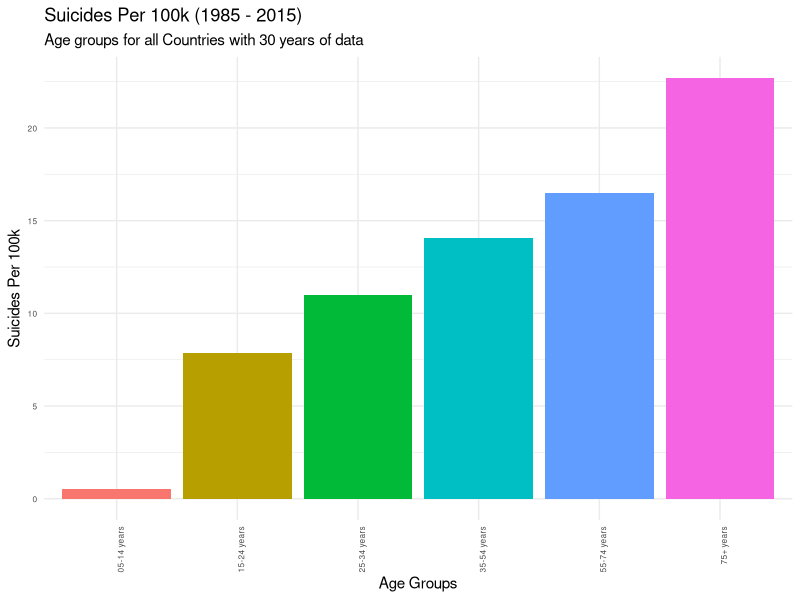
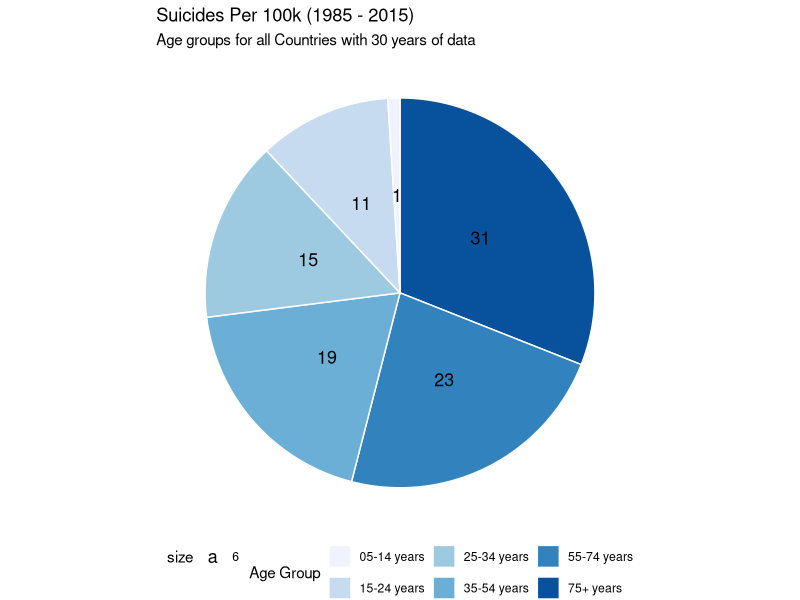
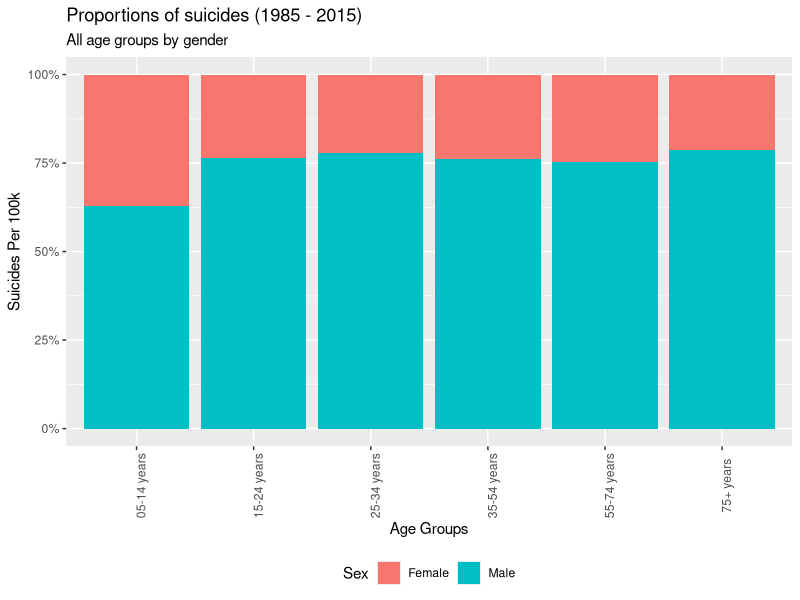
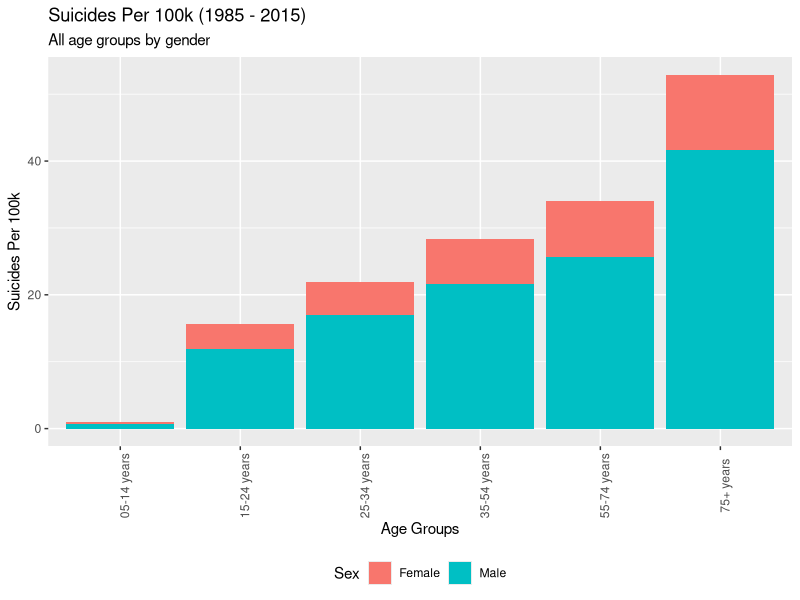
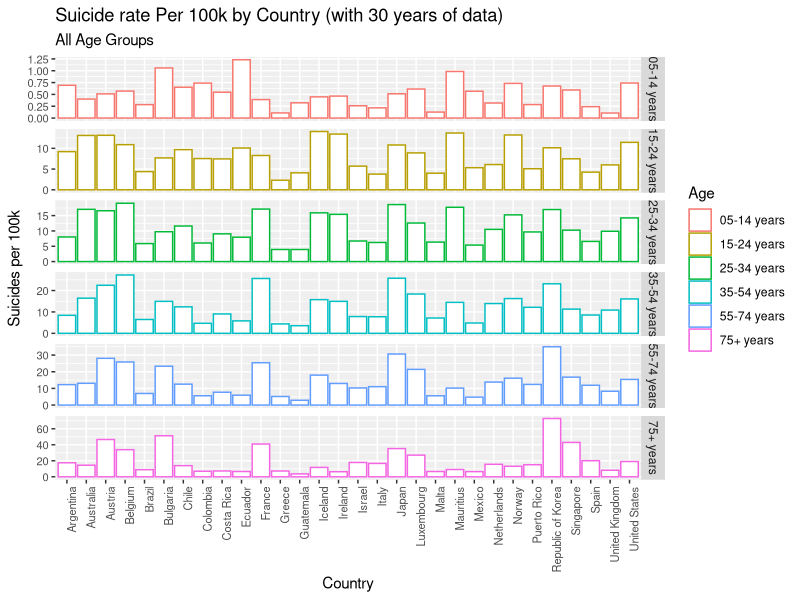
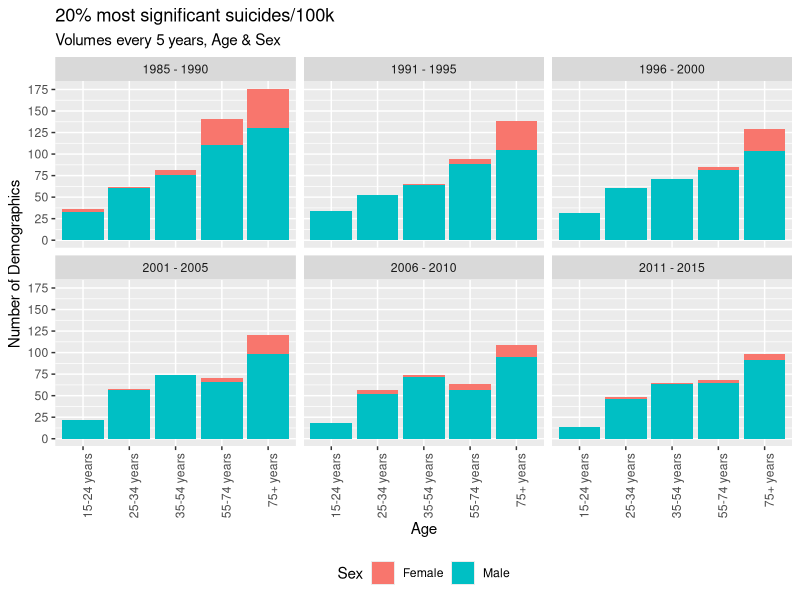
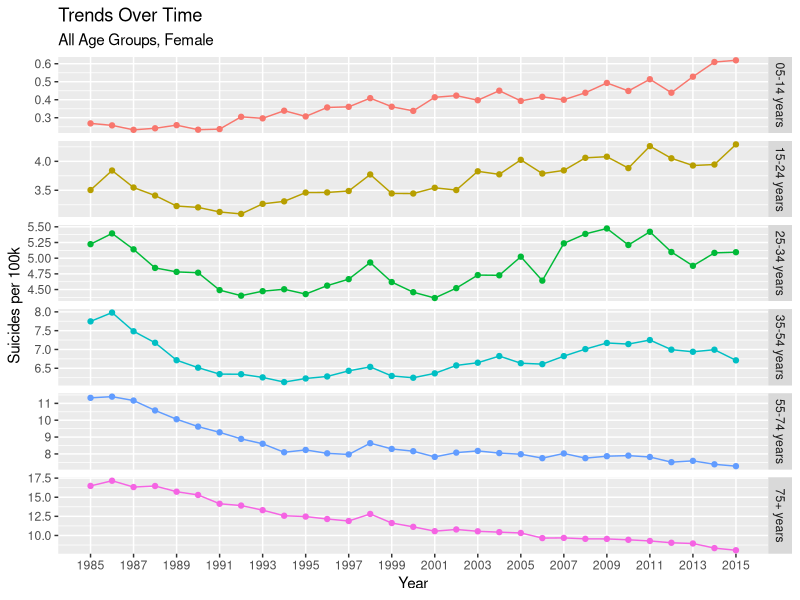
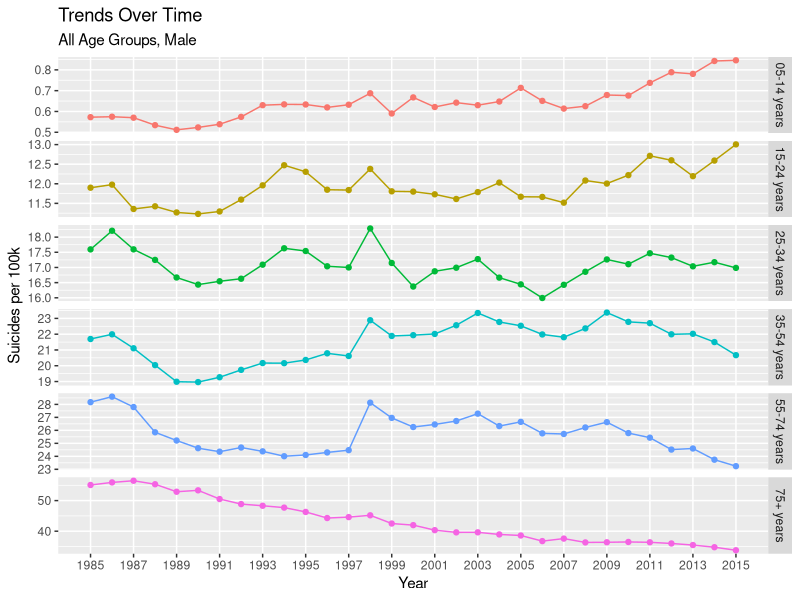

Generate these figures, in order, with R:
## Author: Team 49
## Members: rs20acs@herts.ac.uk, pj18aan@herts.ac.uk, vs18abb@herts.ac.uk, dr18abc@herts.ac.uk, zm20abu@herts.ac.uk
## University of Hertfordshire

## References:  
## [1] https://github.com/justmarkham/dplyr-tutorial/blob/master/dplyr-tutorial-2.Rmd#L141

## Load libraries
library(readr) # to load the csv file
library(tidyverse)
## This part of the program loads the kaggle suicide dataset and cleaning.

## Import Suicide Dataset CSV
suicide_dataset <- read.csv("suicide_dataset.csv") ## 27820 observations
raw_data <- suicide_dataset
## Ignore year 2016 as there are not enough observations.Not all countries have
## suicides reported for the year 2016
## Count rows matching year 2016. 160 rows will be removed as part of this step
### View (df %>%
### filter(year == 2016) %>% 
### summarise(cnt = n()))
suicide_dataset <- suicide_dataset %>%
  filter(year != 2016) ## 27660 observation

## Remove any country with less than 30 years of data. This will result in
## 11076 observations and a total of 30 countries with more than 30 years of data.

suicide_dataset<- suicide_dataset %>%
  group_by(country) %>%
  add_tally() %>%
  filter(n >= 360)

## Rename suicide_dataset columns
names(suicide_dataset)[7] <- "SuicidePer100k"
names(suicide_dataset)[8] <- "CountryYear"
names(suicide_dataset)[9] <- "HDI4Year"
names(suicide_dataset)[10] <- "GDP4Year"
names(suicide_dataset)[11] <- "GDPPerCapita"

## Update 5-14 years data with 05-14 years as it causes issues in plotting
suicide_dataset$age[suicide_dataset$age == "5-14 years"] <- "05-14 years"
suicide_dataset$sex[suicide_dataset$sex == "male"] <- "Male"
suicide_dataset$sex[suicide_dataset$sex == "female"] <- "Female"
#View(suicide_dataset)

## Remove GDP and HDI columns as HDI has very few value and we are not interested
## in GDP data
suicide_dataset <- suicide_dataset %>% select(-HDI4Year, 
                                              -GDP4Year, 
                                              -GDPPerCapita, 
                                              -generation,
                                              -n) #this column is added as part of filtering number of years of data

## Calculate global average number of suicides considering countries with  
## 30 years of data  
global_average <- (sum(as.numeric(suicide_dataset$suicides_no)) / 
                  sum(as.numeric(suicide_dataset$population))) * 100000

## Calculate average suicides in Male
suicide_dataset_male <- filter(suicide_dataset, sex == "Male") # 5538 observations
global_average_male <- (sum(as.numeric(suicide_dataset_male$suicides_no)) / 
                          sum(as.numeric(suicide_dataset_male$population))) * 100000

## Calculate average suicides in Female
suicide_dataset_female <- filter(suicide_dataset, sex == "Female") # 5538 observations
global_average_female <- (sum(as.numeric(suicide_dataset_female$suicides_no)) / 
                            sum(as.numeric(suicide_dataset_female$population))) * 100000

## What is the population for a country by year? This question needs to be answered
## as the popoulation column original dataset is for country-year-sex-age combination
population_by_country <- suicide_dataset %>%
  group_by(country, year) %>%
  summarize(population = sum(as.numeric(population)))


############################################################
#Task 1 - Suicide rate per 100k over all age groups
##########################################################

## STEP-1: Calculate global average number of suicides per 100k for all age groups with 30 years of data
suicide_by_age <- suicide_dataset %>%
  group_by(age) %>%
  summarize(n = n(), 
            suicides = sum(as.numeric(suicides_no)), 
            population = sum(as.numeric(population)), 
            suicide_per_100k = (suicides / population) * 100000) %>%
  arrange(suicide_per_100k)

## STEP-2: Rearranging the x axis by ascending order.
suicide_by_age$age <- factor(suicide_by_age$age,
                             levels = rev(suicide_by_age$age[order(-suicide_by_age$suicide_per_100k)]))

## STEP-3: Results (Graph) to show the Suicide rate per 100k over all age groups using bar plot.......
task1 <- ggplot(suicide_by_age, aes(x=age, y=suicide_per_100k, fill = age)) + 
  geom_bar(stat="identity")+ 
  theme_minimal() + 
  theme(axis.text=element_text(size=6)) +
  labs(title="Suicides Per 100k (1985 - 2015)", 
       subtitle = "Age groups for all Countries with 30 years of data",
       x = "Age Groups", 
       y = "Suicides Per 100k") + 
  theme(legend.position = "none") + 
  theme(axis.text.x = element_text(angle = 90, hjust = 1))

############################################################
#Task 1(A) - Suicide rate per 100k over all age groups (Pie chart)
##########################################################

data <- suicide_by_age %>% 
  arrange(desc(age)) %>%
  mutate(prop = round(suicide_per_100k / sum(suicide_by_age$suicide_per_100k) * 100), 1) %>%
  mutate(ypos = cumsum(prop)- 0.5*prop )

names(data)[1] <- "Age Group"

# Basic piechart
task1A <- ggplot(data, aes(x="", y=prop, fill=`Age Group`)) +
  geom_bar(stat="identity", width=1, color="white") +
  coord_polar("y", start=0) +
  theme_void() + 
  labs(title="Suicides Per 100k (1985 - 2015)", 
       subtitle = "Age groups for all Countries with 30 years of data") +
  theme(legend.position="bottom") +
  geom_text(aes(y = ypos, label = prop, size=6)) +
  scale_fill_brewer(palette="Blues")

########################################################################################
#Task 2 - Suicide rate/100k over all genders, age groups (Stacked graph to show proportion)
######################################################################################################

## STEP-1: Calculate global average number of suicides per 100k for all gender, age groups with 30 years of data
df_agegroup_gender <- suicide_dataset %>%
  group_by(age, sex) %>%
  summarize(suicide_per_100k = (sum(as.numeric(suicides_no)) / sum(as.numeric(population))) * 100000)

## STEP-2: Results (Graph) to show the Suicide rate per 100k over all genders, age groups using Stacked graph....
task2 <- ggplot(df_agegroup_gender, aes(y = suicide_per_100k, x = age, fill = sex, label = round(suicide_per_100k, digits = 1))) + 
  geom_bar(position = "fill", stat = "identity") +
  scale_y_continuous(labels = scales::percent) +
  labs(title = "Proportions of suicides (1985 - 2015)",
       subtitle = "All age groups by gender", 
       x = "Age Groups", 
       y = "Suicides Per 100k",
       fill = "Sex") + 
  theme(axis.text.x = element_text(angle = 90)) +
  theme(legend.position = "bottom")

################################################################################################################
#Task 3 - Suicide rate/100k over all genders, age groups (Stacked graph to show proportion by absolute numbers)
################################################################################################################

## STEP-1: Results (Graph) to show the Suicide rate per 100k over all genders, age groups using Stacked graph....
task3 <- ggplot(df_agegroup_gender, mapping = aes(x = age, y = suicide_per_100k, fill = sex)) + 
  geom_bar(stat = "identity") +
  labs(title="Suicides Per 100k (1985 - 2015)",
       subtitle = "All age groups by gender",
       x = "Age Groups", 
       y = "Suicides Per 100k",
       fill = "Sex") + 
  theme(axis.text.x = element_text(angle = 90)) +
  theme(legend.position = "bottom")

################################################################################
## Task 5 - Proportions of suicide rate per 100k by Country for all age groups
################################################################################

## STEP-1: Calculate global average number of suicides per 100k for all age groups with 30 years of data
suicide_by_country_age <- suicide_dataset %>%
  group_by(country, age) %>%
  summarize(n = n(), 
            suicides = sum(as.numeric(suicides_no)), 
            population = sum(as.numeric(population)), 
            suicide_per_100k = (suicides / population) * 100000) %>%
  arrange(suicide_per_100k)

## STEP-2: Results (Graph) to show the Suicide rate per 100k over all age groups by country.......
task5 <- ggplot(suicide_by_country_age, aes(x = country, y = suicide_per_100k, col = age,group = 1)) + 
  facet_grid(age ~ ., scales = "free") + 
  geom_bar(stat="identity", fill="white")+
  theme(panel.background = element_rect( fill = "#efefef", color = NA ))+
  theme(axis.text=element_text(size=8)) +
  labs(title = "Suicide rate Per 100k by Country (with 30 years of data)",
       subtitle = "All Age Groups",
       x = "Country", 
       y = "Suicides per 100k", 
       color = "Age") + 
  theme(axis.text.x = element_text(angle = 90, hjust = 1))

################################################################################
## Task 6 - Suicides rates/100k trends for all age groups every 5 years
################################################################################
top_20percent_suicides <- suicide_dataset %>%
  mutate(suicides_per_100k = suicides_no * 100000 / population) %>%
  arrange(desc(suicides_per_100k)) %>%
  head(n = round(nrow(.) * 20 / 100))

top_20percent_suicides$time <- ifelse(top_20percent_suicides$year <= 1990, "1985 - 1990", 
                                      ifelse(top_20percent_suicides$year <= 1995, "1991 - 1995", 
                                             ifelse(top_20percent_suicides$year <= 2000, "1996 - 2000",
                                                    ifelse(top_20percent_suicides$year <= 2005, "2001 - 2005",
                                                           ifelse(top_20percent_suicides$year <= 2010, "2006 - 2010",
                                                                  "2011 - 2015")))))

task6 <- ggplot(top_20percent_suicides, aes(x = age, fill = sex)) + 
  geom_bar() + 
  labs(title = "20% most significant suicides/100k", 
       subtitle = "Volumes every 5 years, Age & Sex",
       x = "Age", 
       y = "Number of Demographics", 
       fill = "Sex") + 
  facet_wrap(~ time) + 
  scale_y_continuous(breaks = seq(0, 300, 25)) + 
  theme(legend.position = "bottom") + 
  theme(axis.text.x = element_text(angle = 90, hjust = 1))

################################################################################
## Task 7 - Plot Suicide rate/100k "Trend" for each sex and age group
################################################################################
## Dataframe for all female demographic
female_age_group_trend <- suicide_dataset %>%
  filter(sex == "Female") %>%
  group_by(year, age) %>%
  summarize(suicide_per_100k = (sum(as.numeric(suicides_no)) / sum(as.numeric(population))) * 100000) 

## Dataframe for all male demographic
male_age_group_trend <- suicide_dataset %>%
  filter(sex == "Male") %>%
  group_by(year, age) %>%
  summarize(suicide_per_100k = (sum(as.numeric(suicides_no)) / sum(as.numeric(population))) * 100000) 

## Dataframe for all demographics
age_sex_trend <- suicide_dataset %>%
  group_by(year, age, sex) %>%
  summarize(suicide_per_100k = (sum(as.numeric(suicides_no)) / sum(as.numeric(population))) * 100000) 

## Trend plot by all age groups, female
task7a <- ggplot(female_age_group_trend, aes(x = year, y = suicide_per_100k, col = age)) + 
  facet_grid(age ~ ., scales = "free_y") + 
  geom_line() + 
  geom_point() + 
  labs(title = "Trends Over Time",
       subtitle = "All Age Groups, Female",
       x = "Year", 
       y = "Suicides per 100k", 
       color = "Age") + 
  theme(legend.position = "none") + 
  scale_x_continuous(breaks = seq(1985, 2015, 2), minor_breaks = F) 

## Trend plot by all age groups, male
task7b <- ggplot(male_age_group_trend, aes(x = year, y = suicide_per_100k, col = age)) + 
  facet_grid(age ~ ., scales = "free_y") + 
  geom_line() + 
  geom_point() + 
  labs(title = "Trends Over Time",
       subtitle = "All Age Groups, Male",
       x = "Year", 
       y = "Suicides per 100k", 
       color = "Age") + 
  theme(legend.position = "none") + 
  scale_x_continuous(breaks = seq(1985, 2015, 2), minor_breaks = F) 

## Trend plot by all age groups, genders (on same scale)
task7c <- ggplot(age_sex_trend, aes(x = year, y = suicide_per_100k, col = age)) + 
  #facet_grid(age ~ ., scales = "free_y") + 
  geom_line() + 
  geom_point() + 
  labs(title = "Trends Over Time",
       subtitle = "All Age Groups & Sex (Same Scale)",
       x = "Year", 
       y = "Suicides per 100k", 
       color = "Age") + 
  theme(legend.position = "none") + 
  scale_x_continuous(breaks = seq(1985, 2015, 2), minor_breaks = F) +
  facet_grid(age~sex) +
  theme(axis.text.x = element_text(angle = 90, hjust = 1))

################################################################################
## Task 9 - Suicides rates per 100k trends over the years
################################################################################
suicide_dataset_overyear <- suicide_dataset %>%
  group_by(year) %>%
  summarize(population = sum(population), 
            suicides = sum(suicides_no), 
            suicides_per_100k = (suicides / population) * 100000)
  
task9 <- ggplot(suicide_dataset_overyear, aes(x = year, y = suicides_per_100k)) + 
  geom_line(col = "#0072B2", size = 1) + 
  geom_point(col = "#0072B2", size = 2) + 
  geom_hline(yintercept = global_average, linetype = 2, color = "#000000", size = 1) +
  labs(title = "Global Suicides (per 100k)",
       subtitle = "Trend over time, 1985 - 2015.",
       x = "Year", 
       y = "Suicides per 100k") + 
  scale_x_continuous(breaks = seq(1985, 2015, 2))

################################################################################################################
#Task 4 - Collecting all the plots and putting then in a visualization.pdf file
################################################################################################################

pdf("visualization.pdf")
print(task1)
print(task1A)
print(task2)
print(task3)
print(task5)
print(task6)
print(task7a)
print(task7b)
print(task7c)
print(task9)
dev.off()


################################################################################
## Create png for Final Report
################################################################################
png ("Suicide rate per 100k for all age groups.png")
print(task1)
dev.off()
png ("Suicide rate per 100k for all age groups (pie chart).png")
print(task1A)
dev.off()
png ("Suicide rate per 100k over all genders for all age groups (Stacked graph to show proportion).png")
print(task2)
dev.off()
png ("Suicide rate per 100k over all genders for all age groups (Stacked graph to show proportion by absolute numbers).png")
print(task3)
dev.off()
png ("suicide rate per 100k by Country for all age groups.png")
print(task5)
dev.off()
png ("Suicides rates per 100k trends for all age groups every 5 years.png")
print(task6)
dev.off()
png ("Trend plot by all age groups for females.png")
print(task7a)
dev.off()
png ("Trend plot by all age groups for males.png")
print(task7b)
dev.off()
png ("Trend plot by all age groups for all genders (on same scale).png")
print(task7c)
dev.off()
png ("Suicides rates per 100k trends over the years.png")
print(task9)
dev.off()
